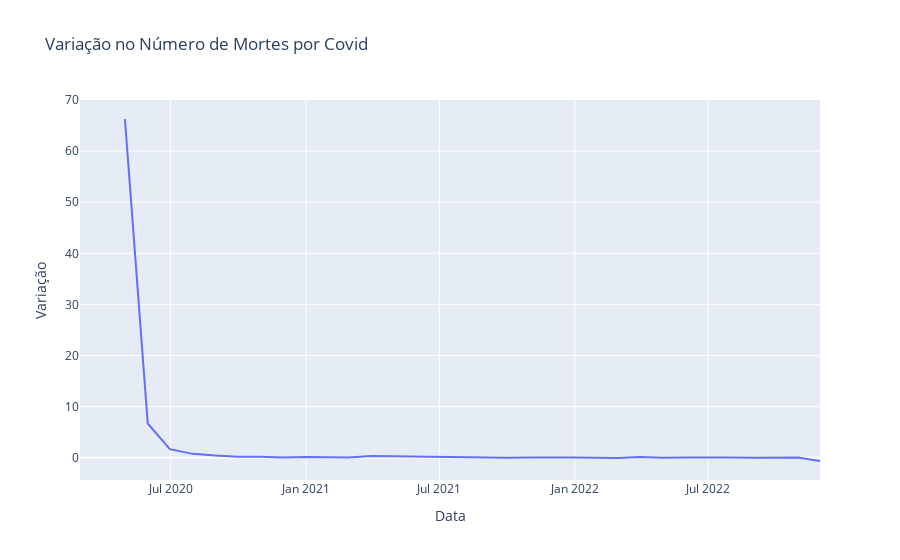

Notebook code cell kept with this figure:
### Code cell
fig = px.line(months, x=months.index, y="deaths_var", title='Variação no Número de Mortes por Covid',
             labels = {
                "deaths_var": "Variação",
                "date": "Data"
                })
fig.show()

### Figure 1 — Plotly figure (JSON) as saved in the notebook; plotly's stock layout.template omitted (floating-point values rounded to 4 significant figures)
{"data": [{"hovertemplate": "Data=%{x}<br>Variação=%{y}<extra></extra>", "legendgroup": "", "line": {"color": "#636efa", "dash": "solid"}, "marker": {"symbol": "circle"}, "mode": "lines", "name": "", "orientation": "v", "showlegend": false, "type": "scatter", "x": ["2020-02-29T00:00:00", "2020-03-31T00:00:00", "2020-04-30T00:00:00", "2020-05-31T00:00:00", "2020-06-30T00:00:00", "2020-07-31T00:00:00", "2020-08-31T00:00:00", "2020-09-30T00:00:00", "2020-10-31T00:00:00", "2020-11-30T00:00:00", "2020-12-31T00:00:00", "2021-01-31T00:00:00", "2021-02-28T00:00:00", "2021-03-31T00:00:00", "2021-04-30T00:00:00", "2021-05-31T00:00:00", "2021-06-30T00:00:00", "2021-07-31T00:00:00", "2021-08-31T00:00:00", "2021-09-30T00:00:00", "2021-10-31T00:00:00", "2021-11-30T00:00:00", "2021-12-31T00:00:00", "2022-01-31T00:00:00", "2022-02-28T00:00:00", "2022-03-31T00:00:00", "2022-04-30T00:00:00", "2022-05-31T00:00:00", "2022-06-30T00:00:00", "2022-07-31T00:00:00", "2022-08-31T00:00:00", "2022-09-30T00:00:00", "2022-10-31T00:00:00", "2022-11-30T00:00:00"], "xaxis": "x", "y": [null, null, 66.28, 6.698, 1.664, 0.7515, 0.4114, 0.1972, 0.1819, 0.0535, 0.1435, 0.137, 0.03567, 0.3145, 0.2409, 0.2327, 0.09384, 0.132, 0.05605, 0.0006125, 0.05785, -0.01851, 0.04321, 0.007496, -0.07126, 0.135, -0.02303, 0.03841, -0.02688, 0.04322, 0.009637, -0.02726, 0.03643, -0.6446], "yaxis": "y"}], "layout": {"legend": {"tracegroupgap": 0}, "title": {"text": "Variação no Número de Mortes por Covid"}, "xaxis": {"anchor": "y", "domain": [0, 1], "title": {"text": "Data"}}, "yaxis": {"anchor": "x", "domain": [0, 1], "title": {"text": "Variação"}}}}
